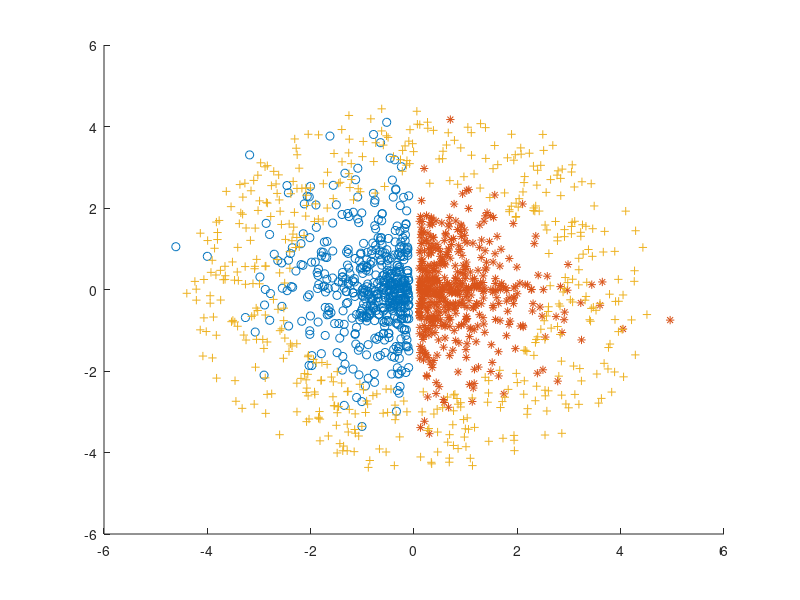

MATLAB code to generate this figure: (Note: this script raises an error after producing the figure.)
clc, clear, close all

%% Ucitavanje podataka
load dataset1.mat

ob = pod(:, 1:2)';
klasa = pod(:, 3)';

K1 = ob(:, klasa == 1);
K2 = ob(:, klasa == 2);
K3 = ob(:, klasa == 3);

%% Podela skupova
izlaz = zeros(3, length(klasa));

izlaz(1, klasa == 1) = 1;
izlaz(2, klasa == 2) = 1;
izlaz(3, klasa == 3) = 1;

ulaz=ob;

%% Pregled klasa
figure, hold all
plot(K1(1, :), K1(2, :), 'o')
plot(K2(1, :), K2(2, :), '*')
plot(K3(1, :), K3(2, :), '+')

%% Podela podataka na trening i test skup
N = length(klasa);
ind = randperm(N);
ind_trening = ind(1 : 0.9 * N);
ind_test = ind(0.9 * N+1 : N);

ulaz_trening = ulaz(:, ind_trening);
izlaz_trening = izlaz(:,ind_trening);

ulaz_test = ulaz(:, ind_test);
izlaz_test = izlaz(:,ind_test);

%% Kreiranje neuralnih mreza
% Optimalna
net1 = patternnet([4 7 7]);

net1.divideFcn = '';
net1.trainFcn = 'trainscg';

net1.trainParam.epochs = 1000;
net1.trainParam.goal = 1e-3;
net1.trainParam.min_grad = 1e-4;

% Overfitting
net2 = patternnet([15 16 20 25 45]);

net2.divideFcn = '';
net2.trainFcn = 'trainscg';

net2.trainParam.epochs = 1000;
net2.trainParam.goal = 1e-3;
net2.trainParam.min_grad = 1e-4;

net2.layers{1}.transferFcn = 'poslin';
net2.layers{2}.transferFcn = 'poslin';
net2.layers{3}.transferFcn = 'poslin';
net2.layers{4}.transferFcn = 'poslin';
net2.layers{5}.transferFcn = 'poslin';

% Unfitting
net3 = patternnet([1]);

net3.divideFcn = '';
net3.trainFcn = 'trainscg';

net3.trainParam.epochs = 1000;
net3.trainParam.goal = 1e-3;
net3.trainParam.min_grad = 1e-4;

net3.layers{1}.transferFcn = 'poslin';

%% Treniranje neuralnih mreza
net1 = train(net1, ulaz_trening, izlaz_trening);
net2 = train(net2, ulaz_trening, izlaz_trening);
net3 = train(net3, ulaz_trening, izlaz_trening);

%% Konfuzione matrice
pred1 = net1(ulaz_test);
figure, plotconfusion(izlaz_test, pred1);

pred2 = net2(ulaz_test);
figure, plotconfusion(izlaz_test, pred2);

pred3 = net3(ulaz_test);
figure, plotconfusion(izlaz_test, pred3);

%% Performanse neuralne mreze net1
pred_test = net1(ulaz_test);
figure, plotconfusion(izlaz_test, pred_test)

[c, cm] = confusion(izlaz_test, pred_test);
cm = cm';

P1_test = cm(1, 1)/sum(cm(1, :));
R1_test = cm(1, 1)/sum(cm(:, 1));

pred_trening = net1(ulaz_trening);
figure, plotconfusion(izlaz_trening, pred_trening)

[c, cm] = confusion(izlaz_trening, pred_trening);
cm = cm';

P1_trening = cm(1, 1)/sum(cm(1, :));
R1_trening = cm(1, 1)/sum(cm(:, 1));

%% Performanse neuralne mreze net2
pred_test = net2(ulaz_test);
figure, plotconfusion(izlaz_test, pred_test)

[c, cm] = confusion(izlaz_test, pred_test);
cm = cm';

P2_test = cm(1, 1)/sum(cm(1, :));
R2_test = cm(1, 1)/sum(cm(:, 1));

pred_trening = net2(ulaz_trening);
figure, plotconfusion(izlaz_trening, pred_trening)

[c, cm] = confusion(izlaz_trening, pred_trening);
cm = cm';

P2_trening = cm(1, 1)/sum(cm(1, :));
R2_trening = cm(1, 1)/sum(cm(:, 1));

%% Performanse neuralne mreze net3
pred_test = net3(ulaz_test);
figure, plotconfusion(izlaz_test, pred_test)

[c, cm] = confusion(izlaz_test, pred_test);
cm = cm';

P3_test = cm(1, 1)/sum(cm(1, :));
R3_test = cm(1, 1)/sum(cm(:, 1));

pred_trening = net3(ulaz_trening);
figure, plotconfusion(izlaz_trening, pred_trening)

[c, cm] = confusion(izlaz_trening, pred_trening);
cm = cm';

P3_trening = cm(1, 1)/sum(cm(1, :));
R3_trening = cm(1, 1)/sum(cm(:, 1));

%% Granica odlucivanja
Ntest = 500;
x1 = repmat(linspace(-5, 5, Ntest), 1, Ntest);
x2 = repelem(linspace(-5, 5, Ntest), Ntest);
ulazGO = [x1; x2];

predGO = net1(ulazGO);
[vr, klasaGO] = max(predGO);

K1go = ulazGO(:, predGO(1, :) >= 0.5);
K2go = ulazGO(:, predGO(2, :) >= 0.5);
K3go = ulazGO(:, predGO(3, :) >= 0.5);

figure, hold all
plot(K1go(1, :), K1go(2, :), '.')
plot(K2go(1, :), K2go(2, :), '.')
plot(K3go(1, :), K3go(2, :), '.')
plot(K1(1, :), K1(2, :), 'bo')
plot(K2(1, :), K2(2, :), 'r*')
plot(K3(1, :), K3(2, :), 'yd')